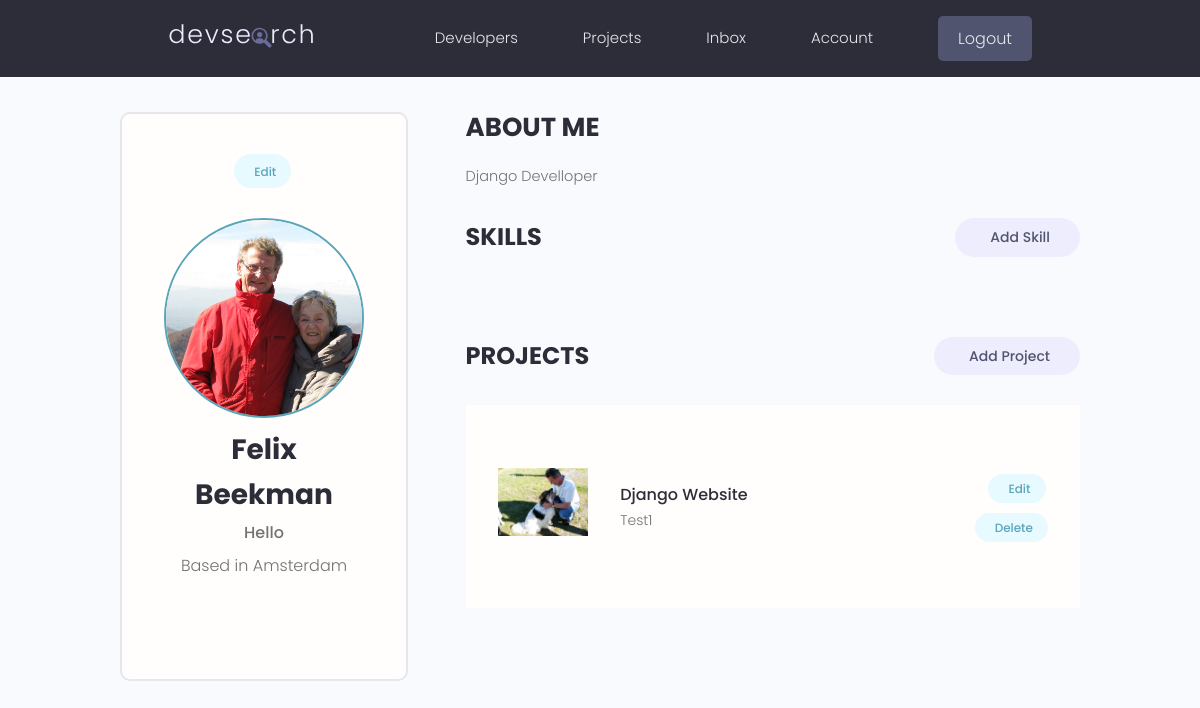
/account/ (signed in), run on the app's committed database.
### users/models.py (models this page shows, shortened)
class Profile(models.Model):
	user = models.OneToOneField(User, on_delete=models.CASCADE, null=True, blank=True)
	name = models.CharField(max_length=200, blank=True, null=True)
	email = models.EmailField(max_length=500, blank=True, null=True)
	username = models.CharField(max_length=200, blank=True, null=True)
	location = models.CharField(max_length=200, blank=True, null=True)
	short_intro = models.CharField(max_length=500, blank=True, null=True)
	bio = models.TextField(blank=True, null=True)
	profile_image = models.ImageField(null=True, blank=True, upload_to='profiles/', default="profiles/user-default.png")
	social_github = models.CharField(max_length=200, blank=True, null=True)
	social_twitter = models.CharField(max_length=200, blank=True, null=True)
	social_linkedin = models.CharField(max_length=200, blank=True, null=True)
	social_youtube = models.CharField(max_length=200, blank=True, null=True)
	social_website = models.CharField(max_length=200, blank=True, null=True)
	created = models.DateTimeField(auto_now_add=True)
	id = models.UUIDField(default=uuid.uuid4, unique=True, primary_key=True, editable=False)

### projects/models.py (models this page shows, shortened)
class Project(models.Model):
	owner = models.ForeignKey(Profile, null=True, blank=True, on_delete=models.SET_NULL)
	title = models.CharField(max_length=200)
	description = models.TextField(null=True, blank=True)
	featured_image = models.ImageField(null=True, blank=True, default="default.jpg")
	demo_link = models.CharField(max_length=2000, null=True, blank=True)
	source_link = models.CharField(max_length=2000, null=True, blank=True)
	tags = models.ManyToManyField('Tag', blank=True)
	vote_total = models.IntegerField(default=0, null=True, blank=True)
	vote_ratio = models.IntegerField(default=0, null=True, blank=True)
	created = models.DateTimeField(auto_now_add=True)
	id = models.UUIDField(default=uuid.uuid4, unique=True, primary_key=True, editable=False)
	class Meta:
		ordering = ['-vote_ratio', '-vote_total', 'title']

### users/views.py (the view)
# urls.py: path('account/', views.userAccount, name='account'),
@login_required(login_url='login')
def userAccount(request):
	profile = request.user.profile
	skills = profile.skill_set.all()
	projects =profile.project_set.all()
	context = {'profile':profile, 'skills':skills, 'projects':projects}
	return render(request, 'users/account.html', context)

### users/templates/users/account.html (shortened to what this page needs)
{% extends 'main.html' %}
{% block content %}
<main class="settingsPage profile my-md">
  <div class="container">
    <div class="layout">
      <div class="column column--1of3">
        <div class="card text-center">
          <div class="card__body dev">
            <a class="tag tag--pill tag--main settings__btn" href="{% url 'edit-account' %}">Edit</a>
            <img class="avatar avatar--xl dev__avatar" src="{{profile.profile_image.url}}" />
            <h2 class="dev__name">{{profile.name}}</h2>
            <p class="dev__title">{{profile.short_intro}}</p>
            <p class="dev__location">Based in {{profile.location}}</p>
        </div>
      </div>
    </div>
    <div class="column column--2of3">
      <div class="devInfo">
        <h3 class="devInfo__title">About Me</h3>
        <p class="devInfo__about">{{profile.bio}}</p>
      </div>
      <div class="settings">
        <h3 class="settings__title">Skills</h3>
        <a class="tag tag--pill tag--sub settings__btn tag--lg" href="{% url 'create-skill' %}"> Add Skill</a>
      </div>
    <div class="settings">
      <h3 class="settings__title">Projects</h3>
      <a class="tag tag--pill tag--sub settings__btn tag--lg" href="{% url 'create-project' %}"> Add Project</a>
    </div>
    <table class="settings__table">
      {% for project in projects %}
      <tr>
        <td class="settings__thumbnail">
          <a href="{% url 'project' project.id %}"><img src="{{project.featured_image.url}}" alt="Project Thumbnail" /></a>
        </td>
        <td class="settings__tableInfo">
          <a href="{% url 'project' project.id %}">{{project.title}}</a>
          <p>{{project.description|slice:"150"}}</p>
        </td>
        <td class="settings__tableActions">
          <a class="tag tag--pill tag--main settings__btn" href="{% url 'update-project' project.id %}"> Edit</a>
          <a class="tag tag--pill tag--main settings__btn" href="{% url 'delete-project' project.id %}?next=/account">
          Delete</a>
        </td>
      </tr>
      {% endfor %}
    </table>
  </div>
</div>
</div>
</main>
{% endblock content %}

### static/styles/app.css (style rules this page uses)
:root { --color-sub: #2d2d39; }
.card { border: 2px solid var(--color-light); }
img { width: 100%; }
.profile .card > .dev { padding: 4rem; }
.dev__avatar { display: block; margin: auto; }
.dev__name { color: var(--color-sub); font-size: 2.8rem; font-weight: 700; margin-top: 1rem; margin-bottom: 0.5rem; }
.dev__title { font-size: 1.6rem; font-weight: 500; line-height: 1.3; }
.dev__location { margin-top: 1rem; }
.devInfo { margin-bottom: 3rem; }
.devInfo__title, .devInfo__subtitle { font-size: 2.6rem; color: var(--color-sub); text-transform: uppercase; font-weight: 700; margin-bottom: 1.5rem; }
.devInfo__about, .devSkill__info { font-size: 1.45rem; line-height: 1.7; text-align: justify; }
.settingsPage .dev > .settings__btn { display: inline-block; margin-bottom: 3rem; }
.settings { display: flex; justify-content: space-between; align-items: center; }
.settings__title { font-size: 2.4rem; text-transform: uppercase; font-weight: 700; color: var(--color-sub); }
.settings__table { margin-top: 3rem; margin-bottom: 5rem; padding: 0 3rem; background: var(--color-white); }
.settings__table tr { width: 100%; }
.settings__table tr > td { padding: 2rem 0; }
.settings__thumbnail { width: 23%; min-width: 10rem; }
.settings__thumbnail img { padding-right: 3rem; height: 15rem; object-fit: contain; }
.settings__tableInfo { width: 100%; }
.settings__tableInfo h4, .settings__tableInfo a { padding-right: 1rem; width: auto; font-size: 1.6rem; font-weight: 500; color: var(--color-sub); }
.settings__tableInfo p { font-size: 1.4rem; }
.settings__tableActions { text-align: right; }

### static/uikit/styles/modules/_variables.css (style rules this page uses)
:root { --color-main: #5aa5b9; --color-main-light: #e6faff; --color-sub: #3f4156; --color-sub-light: #51546e; --color-sub-lighter: #ededfd; --color-text: #737373; --color-gray: #8b8b8b; --color-light: #e5e7eb; --color-light-gray: #767676; --color-bg: #f8fafd; --color-white: #fffefd; --color-white-light: #f3f3f3; --color-success: #359e64; --color-success-bg: #def8e8; --color-error: #fc4b0b; --color-error-bg: #fff2ee; --font-base: 'Poppins', arial, helvetica, 'Segoe UI', roboto, ubuntu, sans-serif; --font-monospace: 'Fira Code', 'Courier New', courier, monospace; --font-regular: 300; --font-medium: 500; --font-bold: 700; --generic-shadow: 1px 1px 5px #00000010; --generic-transition: all 0.3s ease-in-out; }

### static/uikit/styles/modules/_base.css (style rules this page uses)
* { margin: 0; padding: 0; box-sizing: border-box; text-rendering: optimizeLegibility; color: inherit; font-size: inherit; }
html { font-size: 50%; }
@media only screen and (min-width: 480px) { html { font-size: 56.25%; } }
@media only screen and (min-width: 1200px) { html { font-size: 62.5%; } }
body { line-height: 1.6; font-weight: 400; font-size: 1.5rem; color: var(--color-text); background-color: var(--color-bg); min-height: 100vh; }

### static/uikit/styles/modules/_typography.css (style rules this page uses)
* { font-family: var(--font-base); }
h2 { font-size: 3.6rem; font-weight: var(--font-bold); }
h3 { font-size: 3.2rem; font-weight: var(--font-medium); }
p, span, strong { font-size: 1.6rem; color: var(--color-text); font-weight: var(--font-regular); }
a { padding-bottom: 2px; text-decoration: none; display: inline-block; color: var(--color-main); font-weight: var(--font-medium); }

### static/uikit/styles/modules/_utilities.css (style rules this page uses)
.container { width: 92%; max-width: 165rem; margin: 0 auto; box-sizing: border-box; }
@media screen and (min-width: 1000px) { .container { width: 90%; } }
@media screen and (min-width: 1200px) { .container { width: 80%; } }
.text-center { text-align: center; }
.my-md { margin: 3rem auto; }

### static/uikit/styles/modules/_avatar.css (style rules this page uses)
.avatar { border-radius: 50%; border: 2px solid var(--color-main); object-fit: cover; }
.avatar--xl { height: 20rem; width: 20rem; }

### static/uikit/styles/modules/_card.css (style rules this page uses)
.card { border-radius: 1rem; background-color: var(--color-white); border: 1.5px solid var(--color-light); width: auto; height: auto; margin-top: 0.5rem; margin-bottom: 0.5rem; overflow: hidden; }
.card__body, .card__header { padding: 2rem 2.5rem; }

### static/uikit/styles/modules/_layout.css (style rules this page uses)
.layout { display: flex; flex-flow: row wrap; justify-content: space-between; }
.layout > .column { margin-bottom: 3rem; }
.layout > .column.column--1of3 { flex-basis: 30%; }
.layout > .column.column--2of3 { flex-basis: 64%; }

### data on the page
Profile: profile_image (picture), name "Felix Beekman", short_intro "Hello", location "Amsterdam", bio "Django Develloper"
Project: featured_image (picture), title "Django Website", description "Test1"
